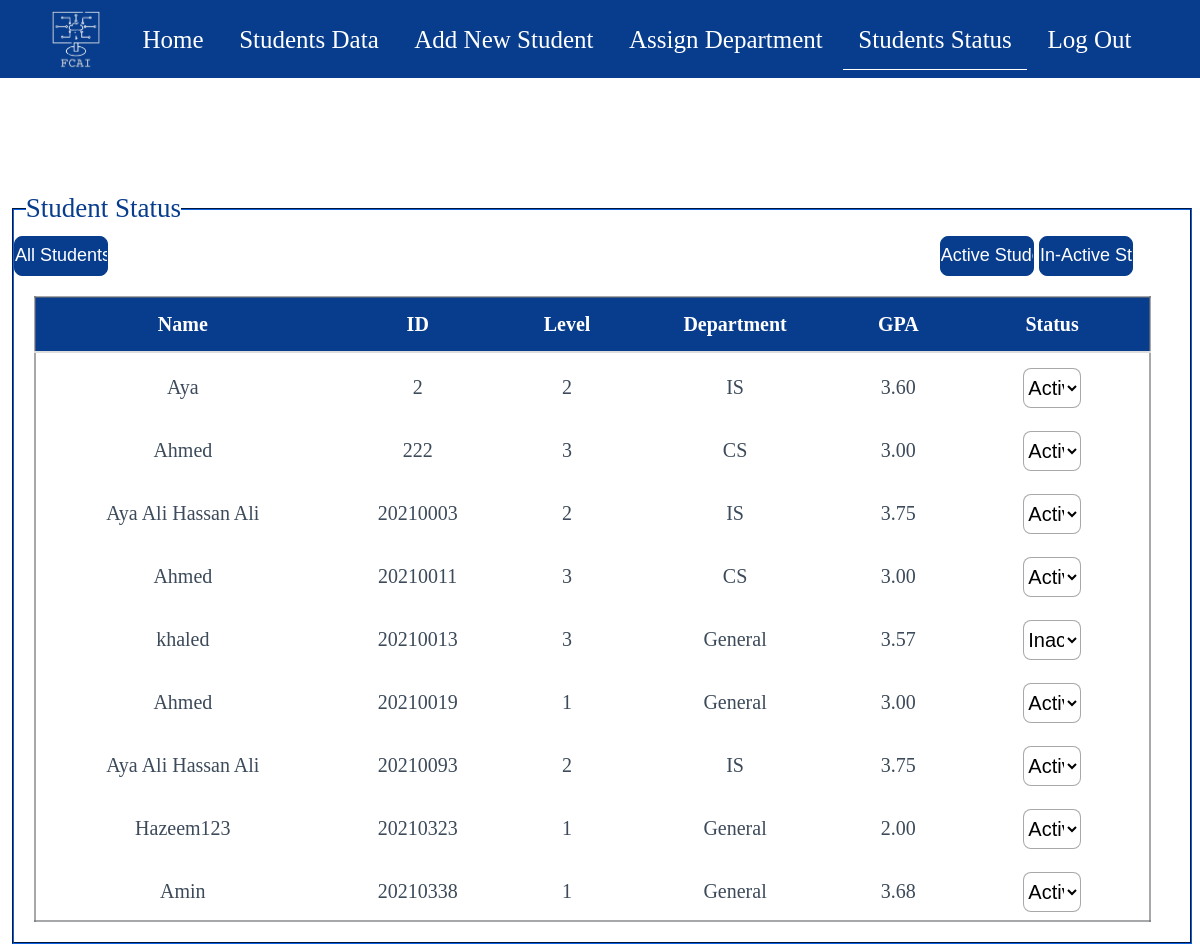
Before: /Status/ with the older database file.
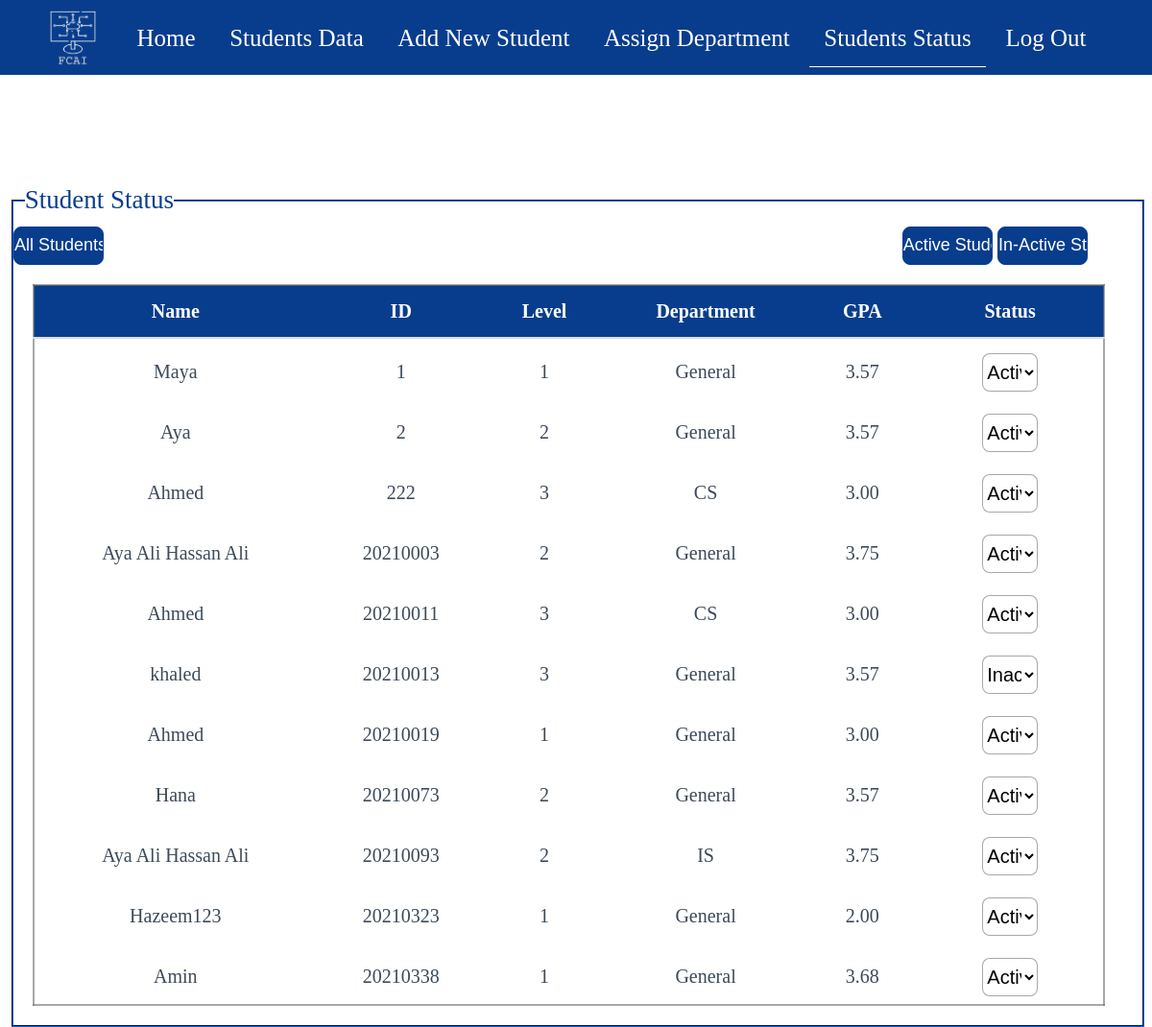
After: the same page with the newer database file.
### students/models.py (models this page shows)
class Student(models.Model):
    levels = (
        (1,1),
        (2,2),
        (3,3),
        (4,4),
    )
    departments = (
        ('General','General'),
        ('IS','IS'),
        ('CS','CS'),
        ('IT','IT'),
        ('AI','AI'),
        ('DS','DS'),
    )
    Name = models.CharField(max_length=255 , null = True)
    ID = models.IntegerField(primary_key=True)
    Level = models.IntegerField(null=True , choices=levels)
    Department = models.CharField(max_length=10,default="General",choices=departments)
    GPA = models.DecimalField(max_digits = 3,decimal_places=2,default=0)
    Status = models.CharField(max_length=8,null=True)
    Email = models.CharField(max_length=50,null=True)
    Phone = models.CharField(max_length=11,null=True)
    BirthDate = models.DateField(null=True)
    Gender = models.CharField(max_length=10,null=True,choices=(('Male', 'Male'), ('Female', 'Female')))

### students/views.py (the view)
# urls.py: path('Status/', views.statusPage, name = 'statusPage'),
def statusPage(request):
    students = Student.objects.all()
    return render(request , 'studentAffairs/Status.html' , {'students' : students})

### students/templates/studentAffairs/Status.html (shortened to what this page needs)
{% extends 'base.html' %}
{% load static %}
{% block content %}
    <!DOCTYPE html>
    <html>
    <head>
    </head>
    <body>
    <br><br><br><br><br>
    <fieldset id="statusField">
        <legend>Student Status</legend>
        <a href={% url 'statusPage' %}> <input type="submit" id="status-all" value="All Students" name='allStatus'></a>
        <span>
            <a href={% url 'actives' %}> <input type="submit" id="status-active" value="Active Students" name='activeStatus'></a>
            <a href={% url 'inActives' %}> <input type="submit" id="status-inactive" value="In-Active Students" name='inactiveStatus'></a>
        </span>
        <div>
            <table>
                <thead>
                <th>Name</th>
                <th>ID</th>
                <th>Level</th>
                <th>Department</th>
                <th>GPA</th>
                <th>Status</th>
                </thead>
                <tbody id="status-tbody">
                {% for student in students %}
                    <tr>
                        <td>{{ student.Name }}</td>
                        <td>{{ student.ID }}</td>
                        <td>{{ student.Level }}</td>
                        <td>{{ student.Department }}</td>
                        <td>{{ student.GPA }}</td>
                        <td>
                            <select class="status-selectors">
                                <option value="Active" {% if student.Status == 'Active' %}selected{% endif %}>Active</option>
                                <option value="Inactive" {% if student.Status == 'Inactive' %}selected{% endif %}>Inactive</option>
                            </select>
                        </td>
                    </tr>
                {% endfor %}
                </tbody>
            </table>
        </div>
    </fieldset>
    </body>
    </html>
{% endblock content %}

Changed rows visible on the page:
added Student: Name "Maya", ID "1", Level "1", Department "General", GPA "3.57", Status "Active"
changed Student "Aya": Department "IS" → "General"; GPA "3.60" → "3.57"
changed Student id 20210003: Department "IS" → "General"
added Student: Name "Hana", ID "20210073", Level "2", Department "General", GPA "3.57", Status "Active"
